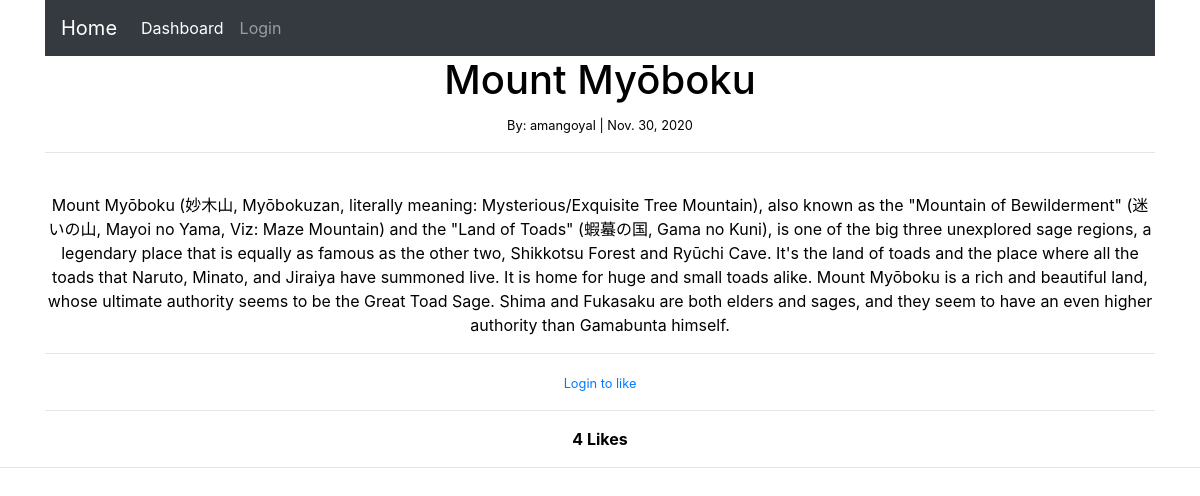
The app's page /article/1 with its own data.
### fandom/models.py (models this page shows, shortened)
class Post(models.Model):
    title = models.CharField(max_length=200)
    author = models.ForeignKey(User, on_delete=models.CASCADE)
    body = models.TextField()
    post_date = models.DateField(auto_now_add=True)
    likes = models.ManyToManyField(User, related_name='blog_posts')
    def total_likes(self):
        return self.likes.count()

### fandom/views.py (the view)
# urls.py: path('article/<int:pk>', ArticleDetailView.as_view(), name="article-detail" ),
class ArticleDetailView(DetailView):
    model = Post
    template_name = 'article_details.html'
    def get_context_data(self, *args, **kwargs):
        context = super(ArticleDetailView, self).get_context_data(*args, **kwargs)
        stuff = get_object_or_404(Post, id=self.kwargs['pk'])
        total_likes = stuff.total_likes()
        liked=False
        if stuff.likes.filter(id=self.request.user.id).exists():
            liked=True
        context["total_likes"] = total_likes
        context["liked"] = liked
        return context

### fandom/templates/article_details.html (shortened to what this page needs)
{% load static %}
<!DOCTYPE html>
<html>
    <head>
        <link rel="stylesheet" href="{% static 'fandom/home.css' %}">
        <link rel="stylesheet" href="https://stackpath.bootstrapcdn.com/bootstrap/4.1.3/css/bootstrap.min.css">
        <link rel="stylesheet" href="https://use.fontawesome.com/releases/v5.3.1/css/all.css">
    </head>
    <body>
        <div class="container">
            <nav class="navbar navbar-expand-lg navbar-dark bg-dark">
                <a class="navbar-brand" href="{% url 'home' %}">Home</a>
                <div class="collapse navbar-collapse" id="navbarNav">
                    <ul class="navbar-nav">
                        <li class="nav-item active">
                            <a class="nav-link" href="{% url 'dashboard' %}">Dashboard <span class="sr-only">(current)</span></a>
                        </li>
                        {% if user.is_authenticated %}
                        <li class="nav-item">
                            <a class="nav-link" href="{% url 'add_post' %}">Add Post</a>
                        </li>
                        <li class="nav-item">
                        <a class="nav-link" href="{% url 'logout' %}">Logout</a>
                        </li>
                        {% else %}
                        <li class="nav-item">
                        <a class="nav-link" href="{% url 'login' %}">Login</a>
                        </li>
                        {% endif %}
                    </ul>
                </div>
             </nav>
        </div>
        <div class="container">
            <h1>{{ post.title }}</h1>
            <small>By: {{ post.author }} | {{ post.post_date }}</small></br>
            <hr>
            {{ post.body}}
            <br>
            <hr>
            <form action="{% url 'like_post' post.pk %}" method="POST">
                {% if user.is_authenticated %}
                    {% if liked %}
                        <button type="submit", name="post_id", value="{{ post.id }}", class="btn btn-warning btn-sm">Unlike</button>
                    {% else %}
                        <button type="submit", name="post_id", value="{{ post.id }}", class="btn btn-primary btn-sm">Like</button>
                    {% endif %}
                {% else %}
                    <small><a href="{% url 'login' %}">Login to like</a></small>
                {% endif %}
                <hr>
                <b>{{ total_likes }} Likes</b>
            </form>
        </div>
        <hr>
    </body>
</html>

### fandom/static/fandom/home.css (style rules this page uses)
.container { position: relative; text-align: center; color: black; }

### records on screen
Post: title "Mount Myōboku", author "amangoyal", post_date "Nov. 30, 2020", body "Mount Myōboku (妙木山, Myōbokuzan, literally meaning: Mysterious/Exquisite Tree Mountain), also known as the \"Mountain of Bewilderment\" (迷いの山, Mayoi no Yama, Viz: Maze Mountain) and the \"Land of Toads\" (蝦蟇の国, Gama no Kuni), is one of the big three unexplored sage regions, a legendary place that is equally as famous as the other two, Shikkotsu Forest and Ryūchi Cave. It's the land of toads and the place where all the toads that Naruto, Minato, and Jiraiya have summoned live. It is home for huge and small toads alike. Mount Myōboku is a rich and beautiful land, whose ultimate authority seems to be the Great Toad Sage. Shima and Fukasaku are both elders and sages, and they seem to have an even…"

### other values on screen
{{ total_likes }} "4"
